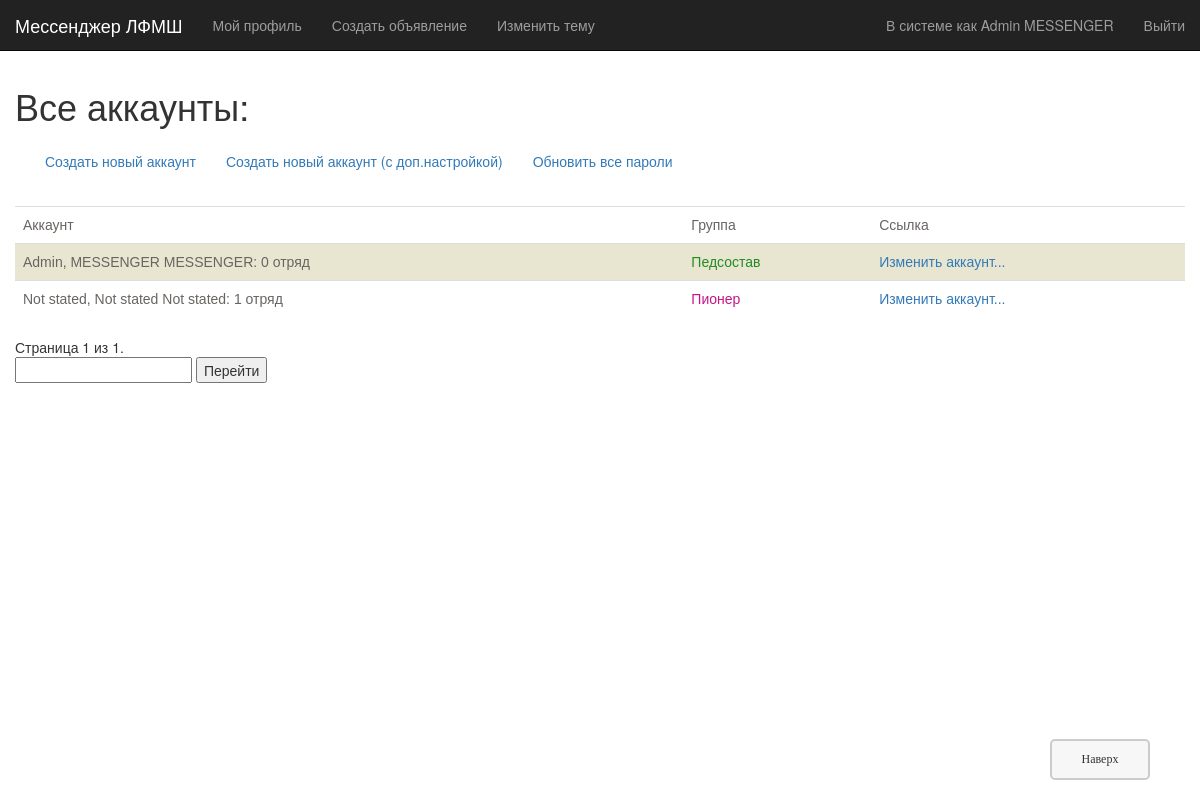
/messenger/account/info/ (signed in), run on an earlier commit of the app's database.
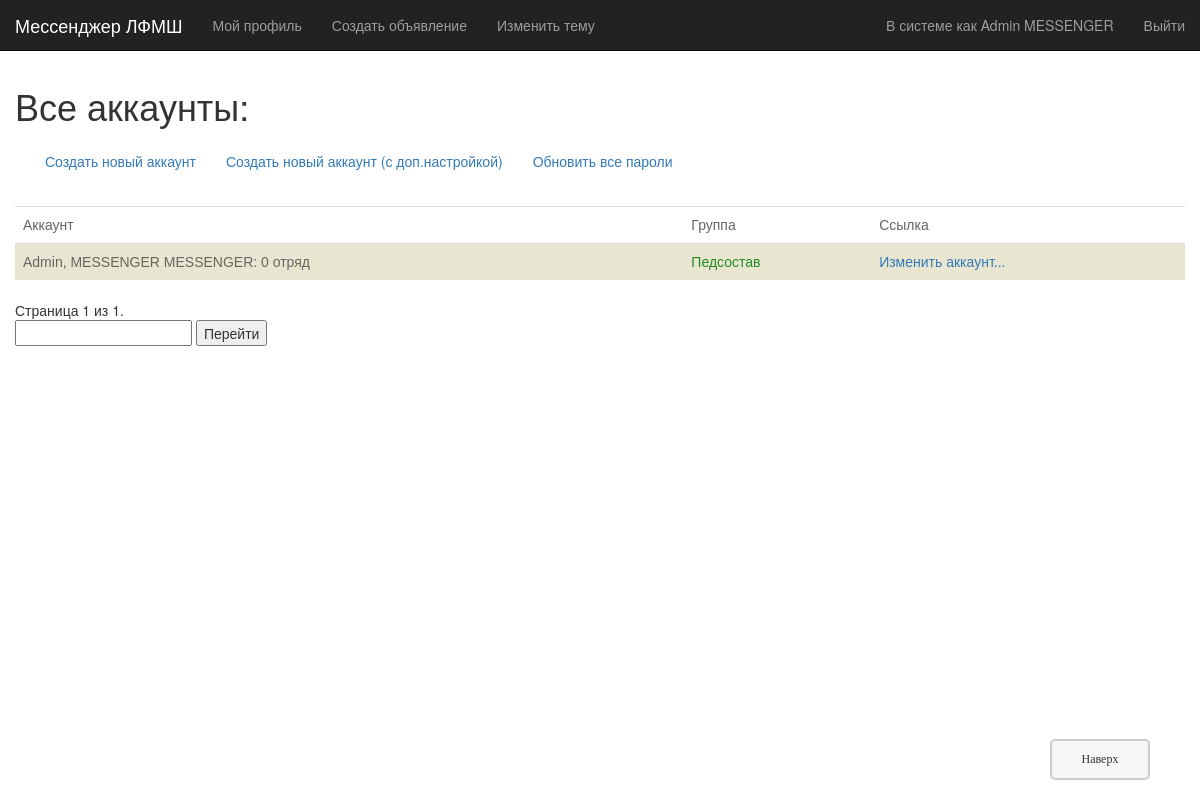
And on a later commit of the database.
### lfmsh/models.py (models this page shows, shortened)
class account(models.Model):
    user = models.OneToOneField(User, on_delete=models.CASCADE, verbose_name="Пользователь:")
    id = models.UUIDField(primary_key=True, default=uuid.uuid4, help_text="Уникальный ID аккаунта.")#, editable=False)
    first_name = models.CharField(max_length=40, default='Not stated', verbose_name="Имя:")        #   Имя
    middle_name = models.CharField(max_length=40, default='Not stated', verbose_name="Отчество:")  #   Отчество
    last_name = models.CharField(max_length=40, default='Not stated', verbose_name="Фамилия:")     #   Фамилия
    party = models.IntegerField(default=0, verbose_name="Отряд:")
    account_status = models.CharField(max_length=100, default='', blank=True, verbose_name="Статус:")
    theme_self = models.ForeignKey('theme', default=None, blank=True, null=True, on_delete=models.SET_NULL, verbose_name="Тема аккаунта:")
    class Meta:
        ordering = ["party", "last_name"]
        permissions = (
            ("staff_", "Принадлежность к персоналу"),
            ("register", "Может регистрировать пользователей"),
            ("edit_users", "Может изменять пользователей"),
            ("ant_edit", "Может принимать заявки"),
        )
    def get_absolute_url_for_edit(self):
        return reverse('account-edit-n', args=[str(self.id)])
    def info(self):
        return f'{self.last_name}, {self.first_name} {self.middle_name}: {self.party} отряд'
    def short_name(self):
        return f'{self.last_name} {self.first_name}'
    def is_ped(self):
        group = self.user.groups.get(name="pedagogue")
        return group is not None

### lfmsh/views.py (the view)
@permission_required('lfmsh.staff_')
@permission_required('lfmsh.edit_users')
def account_info(request):
    acc_all = account.objects.all()
    paginator1 = Paginator(acc_all, 25)
    page1 = request.GET.get('page1')
    try:
        items1 = paginator1.page(page1)
    except PageNotAnInteger:
        items1 = paginator1.page(1)
    except EmptyPage:
        items1 = paginator1.page(paginator1.num_pages)
    return render(
        request,
        'messenger/account_status.html',
        context={
            'object_list': items1,
        }
    )

### lfmsh/templates/messenger/account_status.html (shortened to what this page needs)
{% extends "base_generic.html" %}
{% block content %}
    <h1>Все аккаунты:</h1>
    <div class="container-fluid">
        <ul class="nav navbar-nav navbar-left">
          {% if perms.lfmsh.staff_ %}
            <li><a href="{% url 'new-user' %}">Создать новый аккаунт</a></li>
            <li><a href="{% url 'new-user-custom' %}">Создать новый аккаунт (с доп.настройкой)</a></li>
            {% if object_list %}
            <li><a href="{% url 'update-all-pass' %}">Обновить все пароли</a></li>
            {% endif %}
          {% endif %}
        </ul>
    </div>
    <br />
    {% if object_list %}
    <table class="table">
        <tr class="tr">
            <td class="td">Аккаунт</td>
            <td class="td">Группа</td>
            <td class="td">Ссылка</td>
        </tr>
        {% for element in object_list %}
        <tr class="tr">
            <td class="td">{{ element.info }}</td>
            <td class="td">
                {% if element.is_ped == True %}
                    <span class="green">Педсостав</span>
                {% else %}
                    <span class="red">Пионер</span>
                {% endif %}
            </td>
            <td class="td"><a href="{{ element.get_absolute_url_for_edit }}">Изменить аккаунт...</a></td>
        </tr>
        {% endfor %}
    </table>
    <span class="page-current">
        Страница {{ object_list.number }} из {{ object_list.paginator.num_pages }}.
    </span>
    <form method="GET" action="{% url 'info-users' %}">
        <input type="text" name="page1" value="{{ messages.number }}" />
        <button type="submit">Перейти</button>
    </form>
    {% else %}
      <p>Ещё не существует ни одного аккаунта.</p>
    {% endif %}
    <a href="#top" title="В начало" tabindex="-1" class="topbutton">Наверх</a>
{% endblock %}

What changed in the data, as far as the page shows it:
removed account: info "Not stated, Not stated Not stated: 1 отряд", shows "Пионер"
